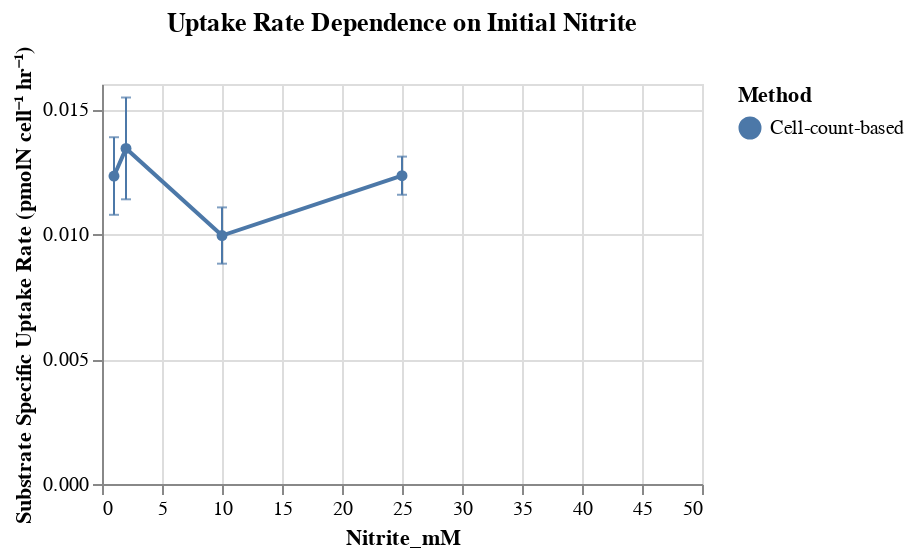

Notebook source saved alongside this figure:
### Code cell
point = alt.Chart(data=q_df[q_df.Method=='Cell-count-based']).mark_line(point=True).encode(
    alt.X('Nitrite_mM', scale=alt.Scale(domain=[0,50])),
    alt.Y('mean(uptake_rate):Q', title='Substrate Specific Uptake Rate (pmolN cell\u207B\u00B9 hr\u207B\u00B9)'),
    alt.Color('Method:N'))

error_bar = alt.Chart(data=q_df[q_df.Method=='Cell-count-based']).mark_errorbar(extent='stdev', color=alt.HexColor('#1f77b4'), ticks=True).encode(
    alt.X('Nitrite_mM'),
    alt.Y('uptake_rate:Q', title='Substrate Specific Uptake Rate (pmolN cell\u207B\u00B9 hr\u207B\u00B9)'),
    alt.Color('Method:N'))

(point + error_bar).properties(width=300, height=200, title='Uptake Rate Dependence on Initial Nitrite')#.save('figures/NO2_growth_rate.png')

### Figure 1 — Vega-Lite specification as saved in the notebook (floating-point values rounded to 4 significant figures)
{"config": {"view": {"continuousWidth": 300, "continuousHeight": 300}}, "layer": [{"data": {"name": "data-6003c0120d9217f7c600b99b4cb0f84e"}, "mark": {"type": "line", "point": true}, "encoding": {"color": {"field": "Method", "type": "nominal"}, "x": {"field": "Nitrite_mM", "scale": {"domain": [0, 50]}, "type": "quantitative"}, "y": {"aggregate": "mean", "field": "uptake_rate", "title": "Substrate Specific Uptake Rate (pmolN cell⁻¹ hr⁻¹)", "type": "quantitative"}}}, {"data": {"name": "data-6003c0120d9217f7c600b99b4cb0f84e"}, "mark": {"type": "errorbar", "color": "#1f77b4", "extent": "stdev", "ticks": true}, "encoding": {"color": {"field": "Method", "type": "nominal"}, "x": {"field": "Nitrite_mM", "type": "quantitative"}, "y": {"field": "uptake_rate", "title": "Substrate Specific Uptake Rate (pmolN cell⁻¹ hr⁻¹)", "type": "quantitative"}}}], "height": 200, "title": "Uptake Rate Dependence on Initial Nitrite", "width": 300, "$schema": "https://vega.github.io/schema/vega-lite/v5.8.0.json", "datasets": {"data-6003c0120d9217f7c600b99b4cb0f84e": [{"Strain": "MLSD-S22", "Nitrite_mM": 1, "Replicate": 1, "Growth_rate": 0.04474, "Method": "Cell-count-based", "Yield_cells-per-pmol-N": 4.079, "uptake_rate": 0.01097}, {"Strain": "MLSD-S22", "Nitrite_mM": 1, "Replicate": 2, "Growth_rate": 0.04457, "Method": "Cell-count-based", "Yield_cells-per-pmol-N": 3.997, "uptake_rate": 0.01115}, {"Strain": "MLSD-S22", "Nitrite_mM": 1, "Replicate": 3, "Growth_rate": 0.04483, "Method": "Cell-count-based", "Yield_cells-per-pmol-N": 3.948, "uptake_rate": 0.01136}, {"Strain": "MLSD-S22", "Nitrite_mM": 1, "Replicate": 4, "Growth_rate": 0.04142, "Method": "Cell-count-based", "Yield_cells-per-pmol-N": 3.313, "uptake_rate": 0.0125}, {"Strain": "MLSD-S22", "Nitrite_mM": 1, "Replicate": 5, "Growth_rate": 0.04503, "Method": "Cell-count-based", "Yield_cells-per-pmol-N": 3.501, "uptake_rate": 0.01286}, {"Strain": "MLSD-S22", "Nitrite_mM": 1, "Replicate": 6, "Growth_rate": 0.05044, "Method": "Cell-count-based", "Yield_cells-per-pmol-N": 3.346, "uptake_rate": 0.01507}, {"Strain": "MLSD-S22", "Nitrite_mM": 2, "Replicate": 1, "Growth_rate": 0.03853, "Method": "Cell-count-based", "Yield_cells-per-pmol-N": 3.216, "uptake_rate": 0.01198}, {"Strain": "MLSD-S22", "Nitrite_mM": 2, "Replicate": 2, "Growth_rate": 0.03774, "Method": "Cell-count-based", "Yield_cells-per-pmol-N": 3.243, "uptake_rate": 0.01164}, {"Strain": "MLSD-S22", "Nitrite_mM": 2, "Replicate": 3, "Growth_rate": 0.03629, "Method": "Cell-count-based", "Yield_cells-per-pmol-N": 3.242, "uptake_rate": 0.01119}, {"Strain": "MLSD-S22", "Nitrite_mM": 2, "Replicate": 4, "Growth_rate": 0.04744, "Method": "Cell-count-based", "Yield_cells-per-pmol-N": 3.007, "uptake_rate": 0.01578}, {"Strain": "MLSD-S22", "Nitrite_mM": 2, "Replicate": 5, "Growth_rate": 0.0468, "Method": "Cell-count-based", "Yield_cells-per-pmol-N": 3.076, "uptake_rate": 0.01521}, {"Strain": "MLSD-S22", "Nitrite_mM": 2, "Replicate": 6, "Growth_rate": 0.04675, "Method": "Cell-count-based", "Yield_cells-per-pmol-N": 3.171, "uptake_rate": 0.01474}, {"Strain": "MLSD-S22", "Nitrite_mM": 10, "Replicate": 1, "Growth_rate": 0.03227, "Method": "Cell-count-based", "Yield_cells-per-pmol-N": 3.706, "uptake_rate": 0.008707}, {"Strain": "MLSD-S22", "Nitrite_mM": 10, "Replicate": 2, "Growth_rate": 0.03599, "Method": "Cell-count-based", "Yield_cells-per-pmol-N": 3.53, "uptake_rate": 0.0102}, {"Strain": "MLSD-S22", "Nitrite_mM": 10, "Replicate": 3, "Growth_rate": 0.03814, "Method": "Cell-count-based", "Yield_cells-per-pmol-N": 3.495, "uptake_rate": 0.01091}, {"Strain": "MLSD-S22", "Nitrite_mM": 25, "Replicate": 1, "Growth_rate": 0.02802, "Method": "Cell-count-based", "Yield_cells-per-pmol-N": 2.306, "uptake_rate": 0.01215}, {"Strain": "MLSD-S22", "Nitrite_mM": 25, "Replicate": 2, "Growth_rate": 0.02803, "Method": "Cell-count-based", "Yield_cells-per-pmol-N": 2.129, "uptake_rate": 0.01317}, {"Strain": "MLSD-S22", "Nitrite_mM": 25, "Replicate": 3, "Growth_rate": 0.02588, "Method": "Cell-count-based", "Yield_cells-per-pmol-N": 2.216, "uptake_rate": 0.01168}]}}
